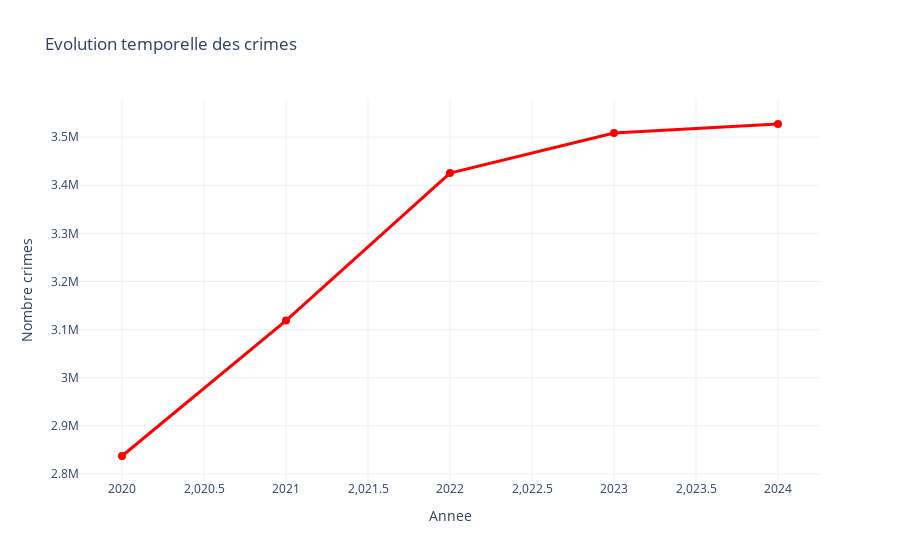
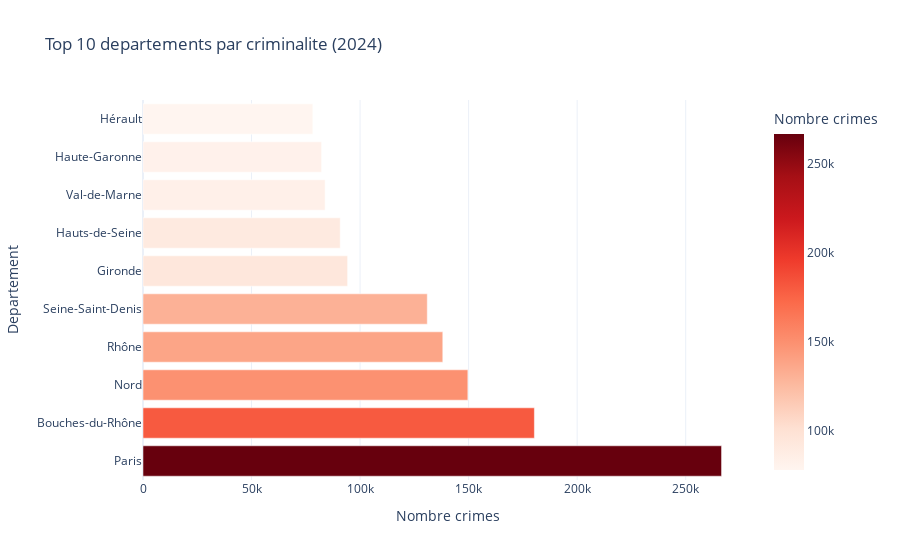
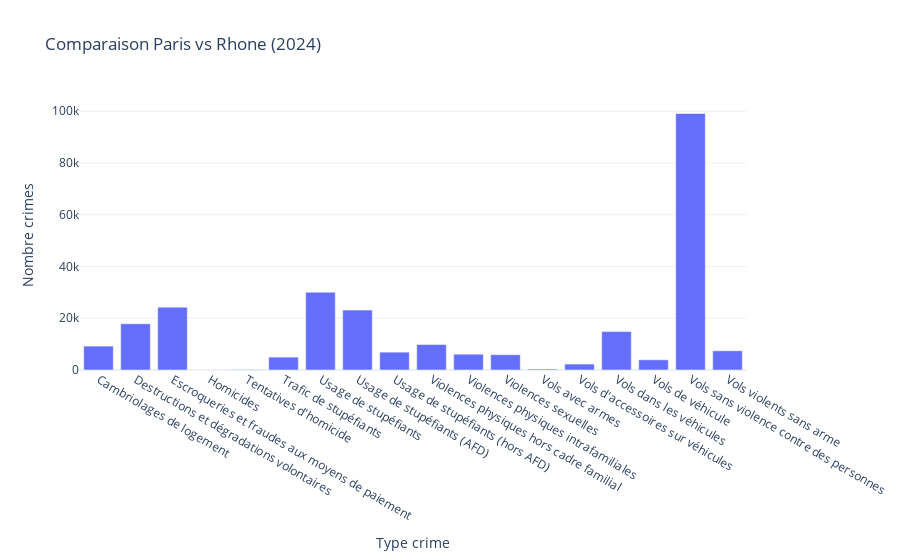
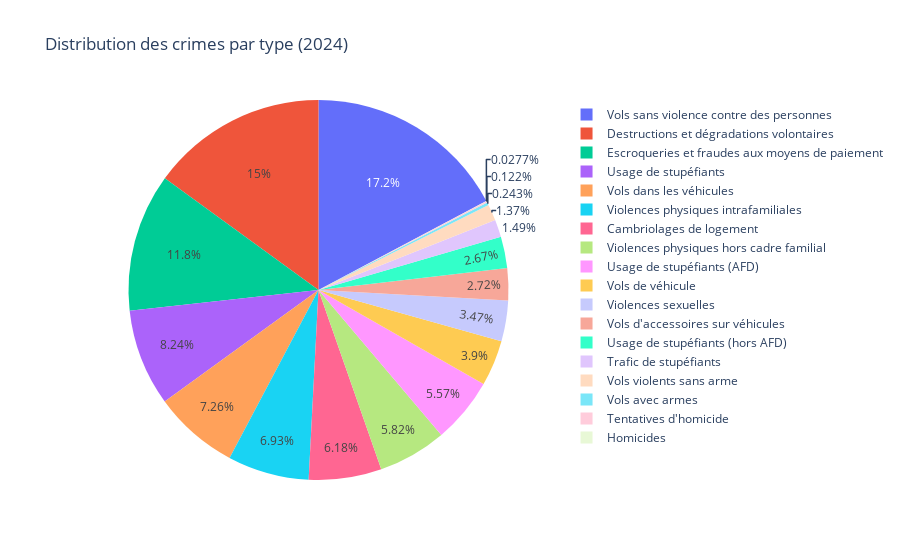

Notebook code cell kept with these figures, in order:
### Code cell
print("="*70)
print("TEST PERSONNE B - ÉTAPE 2 : GRAPHIQUES PLOTLY")
print("="*70 + "\n")

# Initialiser le charteur
charts = SafeCityCharts(merged_df)

print(f"📊 Resume charts :")
summary = charts.get_summary()
print(f"  - Années : {summary['years']}")
print(f"  - Types crimes : {len(summary['crime_types'])} types")
print(f"  - Départements : {len(summary['departments'])} depts")

# Test 1 : Graphique evolution temporelle (France)
print("\n\n--- TEST 1 : Evolution temporelle (tous crimes) ---")
fig_timeline = charts.create_timeline_chart()
fig_timeline.show()

# Test 2 : Top 10 departements 2024
print("\n--- TEST 2 : Top 10 departements 2024 ---")
fig_top10 = charts.create_bar_chart_top_departments(year=2024, top_n=10)
fig_top10.show()

# Test 3 : Comparaison Paris vs Lyon
print("\n--- TEST 3 : Comparaison Paris vs Rhone (Lyon) ---")
fig_comparison = charts.create_comparison_chart(year=2024, dept1="Paris", dept2="Rhone")
fig_comparison.show()

# Test 4 : Pie chart distribution crimes
print("\n--- TEST 4 : Distribution des crimes par type (2024) ---")
fig_pie = charts.create_pie_chart(year=2024)
fig_pie.show()

print("\n" + "="*70)
print("✅ GRAPHIQUES OK - 4 visualisations générées")
print("="*70)

### Figure 1 — Plotly figure (JSON) as saved in the notebook; plotly's stock layout.template omitted (floating-point values rounded to 4 significant figures)
{"data": [{"line": {"color": "red", "width": 3}, "marker": {"size": 8}, "mode": "lines+markers", "name": "Nombre crimes", "type": "scatter", "x": [2020, 2021, 2022, 2023, 2024], "y": [2837324, 3118729, 3425287, 3508415, 3527320]}], "layout": {"hovermode": "x unified", "title": {"text": "Evolution temporelle des crimes"}, "xaxis": {"title": {"text": "Annee"}}, "yaxis": {"title": {"text": "Nombre crimes"}}}}

### Figure 2 — Plotly figure (JSON) as saved in the notebook; plotly's stock layout.template omitted (floating-point values rounded to 4 significant figures)
{"data": [{"hovertemplate": "Nombre crimes=%{marker.color}<br>Departement=%{y}<extra></extra>", "legendgroup": "", "marker": {"color": [266521, 180298, 149655, 138103, 130960, 94255, 90847, 83890, 82268, 78232], "coloraxis": "coloraxis", "pattern": {"shape": ""}}, "name": "", "orientation": "h", "showlegend": false, "textposition": "auto", "type": "bar", "x": [266521, 180298, 149655, 138103, 130960, 94255, 90847, 83890, 82268, 78232], "xaxis": "x", "y": ["Paris", "Bouches-du-Rhône", "Nord", "Rhône", "Seine-Saint-Denis", "Gironde", "Hauts-de-Seine", "Val-de-Marne", "Haute-Garonne", "Hérault"], "yaxis": "y"}], "layout": {"barmode": "relative", "coloraxis": {"colorbar": {"title": {"text": "Nombre crimes"}}, "colorscale": [[0, "rgb(255,245,240)"], [0.125, "rgb(254,224,210)"], [0.25, "rgb(252,187,161)"], [0.375, "rgb(252,146,114)"], [0.5, "rgb(251,106,74)"], [0.625, "rgb(239,59,44)"], [0.75, "rgb(203,24,29)"], [0.875, "rgb(165,15,21)"], [1, "rgb(103,0,13)"]]}, "hovermode": "y unified", "legend": {"tracegroupgap": 0}, "title": {"text": "Top 10 departements par criminalite (2024)"}, "xaxis": {"anchor": "y", "domain": [0, 1], "title": {"text": "Nombre crimes"}}, "yaxis": {"anchor": "x", "domain": [0, 1], "title": {"text": "Departement"}}}}

### Figure 3 — Plotly figure (JSON) as saved in the notebook; plotly's stock layout.template omitted (floating-point values rounded to 4 significant figures)
{"data": [{"name": "Paris", "type": "bar", "x": ["Cambriolages de logement", "Destructions et dégradations volontaires", "Escroqueries et fraudes aux moyens de paiement", "Homicides", "Tentatives d'homicide", "Trafic de stupéfiants", "Usage de stupéfiants", "Usage de stupéfiants (AFD)", "Usage de stupéfiants (hors AFD)", "Violences physiques hors cadre familial", "Violences physiques intrafamiliales", "Violences sexuelles", "Vols avec armes", "Vols d'accessoires sur véhicules", "Vols dans les véhicules", "Vols de véhicule", "Vols sans violence contre des personnes", "Vols violents sans arme"], "y": [9235, 17858, 24278, 32, 187, 4971, 30051, 23152, 6899, 9861, 6110, 5910, 368, 2298, 14832, 3937, 99110, 7432]}, {"name": "Rhone", "type": "bar", "x": [], "y": []}], "layout": {"barmode": "group", "hovermode": "x unified", "title": {"text": "Comparaison Paris vs Rhone (2024)"}, "xaxis": {"title": {"text": "Type crime"}}, "yaxis": {"title": {"text": "Nombre crimes"}}}}

### Figure 4 — Plotly figure (JSON) as saved in the notebook; plotly's stock layout.template omitted (floating-point values rounded to 4 significant figures)
{"data": [{"domain": {"x": [0, 1], "y": [0, 1]}, "hovertemplate": "label=%{label}<br>value=%{value}<extra></extra>", "labels": ["Vols sans violence contre des personnes", "Destructions et dégradations volontaires", "Escroqueries et fraudes aux moyens de paiement", "Usage de stupéfiants", "Vols dans les véhicules", "Violences physiques intrafamiliales", "Cambriolages de logement", "Violences physiques hors cadre familial", "Usage de stupéfiants (AFD)", "Vols de véhicule", "Violences sexuelles", "Vols d'accessoires sur véhicules", "Usage de stupéfiants (hors AFD)", "Trafic de stupéfiants", "Vols violents sans arme", "Vols avec armes", "Tentatives d'homicide", "Homicides"], "legendgroup": "", "name": "", "showlegend": true, "type": "pie", "values": [607772, 528849, 414653, 290626, 256060, 244360, 218156, 205459, 196420, 137580, 122444, 96053, 94206, 52542, 48292, 8582, 4290, 976]}], "layout": {"legend": {"tracegroupgap": 0}, "title": {"text": "Distribution des crimes par type (2024)"}}}
